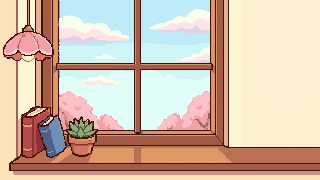
#> input picture assets/px/bg-day.png, 320 x 180 px, given in place of logo.png, which was not available
$ python itch_theme.py
#> lines starting #> are read from the running program, lines starting #| are printed output that depends on the picture
#> `b = Image.new("RGBA", (W, H), (0, 0, 0, 0))`: b: PIL image 960x300 RGBA; every value is 0
# Itch page theme art: banner (logo + jar friends), tiling wallpaper, section icons. Integer nearest scales only.
from PIL import Image, ImageDraw
import random
PX = "assets/px/"; OUT = "docs/m5/itch-theme/"
def sp(name, k):
#> called with name = 'logo', k = 3
    im = Image.open(PX + name + ".png").convert("RGBA")
    return im.resize((im.width * k, im.height * k), Image.NEAREST)
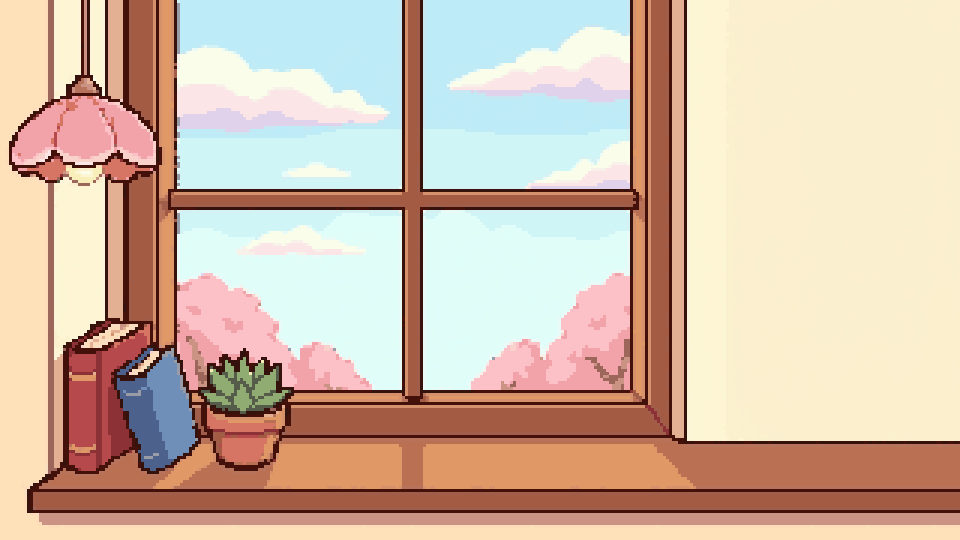
#> returned value: PIL image 960x540 RGBA; mean R, G, B, A 210.3, 187.1, 168.7, 255
def glow(r, col=(246, 215, 122)):
    g = Image.new("RGBA", (r * 2, r * 2), (0, 0, 0, 0)); d = ImageDraw.Draw(g)
    for i in range(r, 0, -2):
        a = int(70 * (1 - i / r) ** 1.5)
        d.ellipse([r - i, r - i, r + i, r + i], fill=col + (a,))
    return g

# banner: 960 x 300, transparent, logo centred with snail, mushroom, fern and fireflies around it
W, H = 960, 300
b = Image.new("RGBA", (W, H), (0, 0, 0, 0))
logo = sp("logo", 3)
b.alpha_composite(logo, ((W - logo.width) // 2, 80))
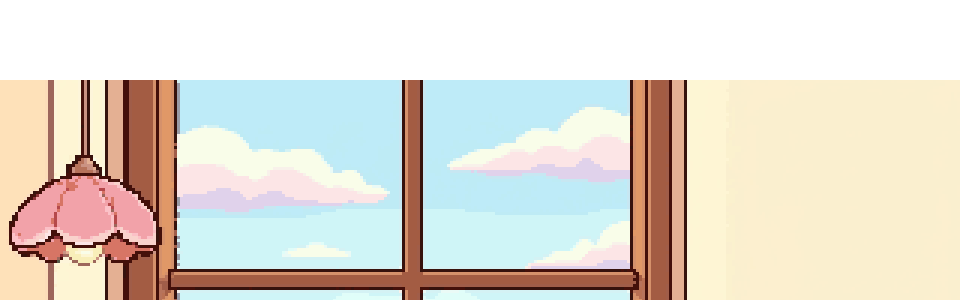
#> b: PIL image 960x300 RGBA; mean R, G, B, A 157.2, 151.1, 140.7, 187; transparent parts drawn white
for name, k, x, y in [("fern", 3, 30, 120), ("snail", 2, 120, 200), ("mushroom", 3, 760, 170), ("moss", 3, 868, 240), ("springtail", 2, 884, 214)]:
    s = sp(name, k); b.alpha_composite(s, (x, y))
#> call 2 of sp, with name = 'fern', k = 3
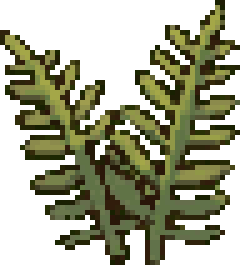
#> input picture assets/px/fern.png, 48 x 53 px, found by its file name (shown 5 times larger)
#> in sp, im is the input picture: PIL image 48x53 RGBA; mean R, G, B, A 44, 45.5, 22.4, 132.7
#> after `b.alpha_composite(s, (x, y))`:
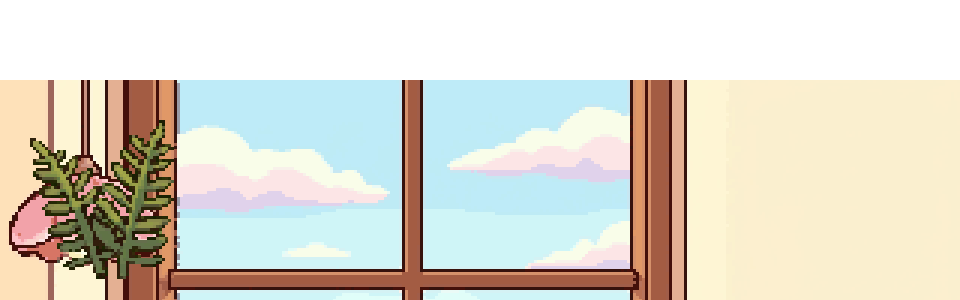
#> b: PIL image 960x300 RGBA; mean R, G, B, A 152.3, 148.9, 137.2, 187; transparent parts drawn white
#> pass 2 of the loop `for name, k, x, y in [("fern", 3, 30, 120), ("snail", 2, 120, 200), ("..`:
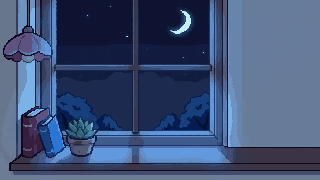
#> input picture assets/px/bg-night.png, 320 x 180 px, given in place of snail.png, which was not available
#> im: PIL image 320x180 RGBA
#> in sp (call 3), `return im.resize((im.width * k, im.height * k), Image.NEAREST)`:
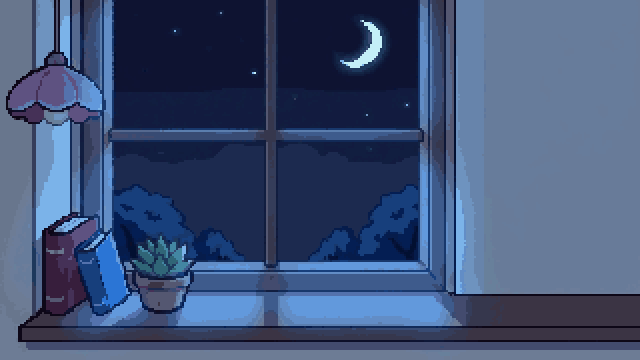
#> returned value: PIL image 640x360 RGBA; mean R, G, B, A 63.6, 82, 118.6, 255
#> `b.alpha_composite(s, (x, y))`:
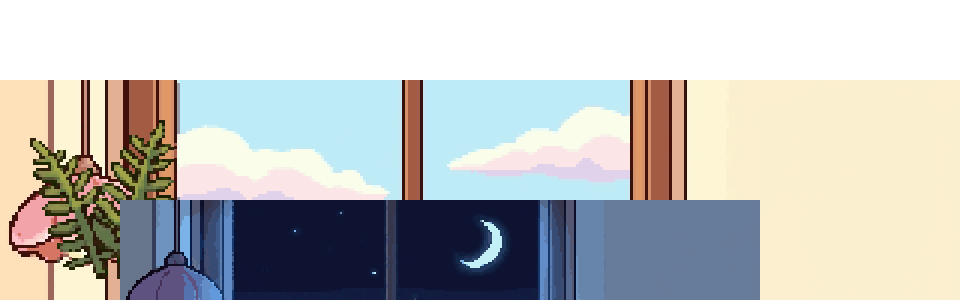
#> b: PIL image 960x300 RGBA; mean R, G, B, A 122.6, 123.1, 121.1, 187; transparent parts drawn white
#> (the run stopped early here; a loop or call above may not have finished)
